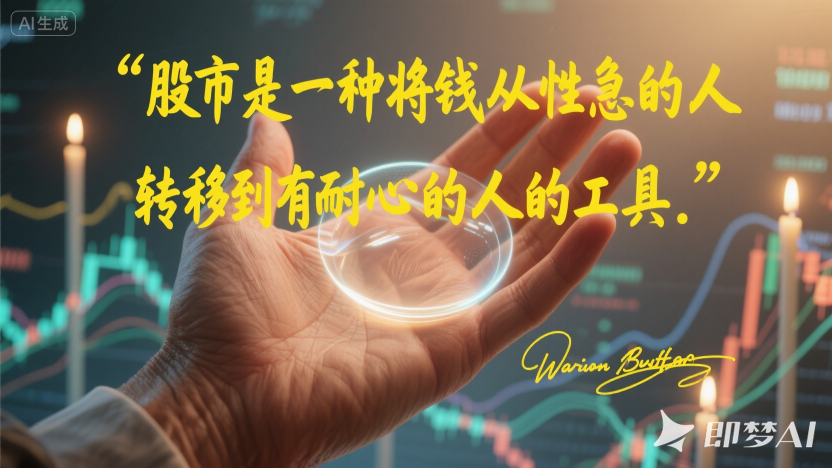
#> input picture src/input_images/jimeng-2025-09-10-7584-Main Description_ A close-up of a hand h....png, 1664 x 936 px, found by its file name (shown at 1/2 size); its folder holds only this picture in this run
$ python qsy_tp_jm_shorts_multi.py
#> lines starting #> are read from the running program, lines starting #| are printed output that depends on the picture; after the words box and inside, x2 and y2 are one past the last pixel; in counts of white or black regions, pixels touching at a corner belong together
import cv2
import os
import numpy as np
import json

folder = 'input_images/'
output_folder = 'output_images/'
config_file = 'watermark_config.json'

# 创建输出文件夹（如果不存在）
if not os.path.exists(output_folder):
    os.makedirs(output_folder)

# 默认水印区域配置 - 支持多个水印点
# 1. 17 , 21
# 2. 177 , 82
# 3. 714 , 1581
# 4. 913 , 1637
default_watermarks = [
    {
        "name": "右下角水印1",
        "coordinates": [17, 21, 177, 82],  # [x1, y1, x2, y2]
        "enabled": True
    },
    {
        "name": "水印点2",
        "coordinates": [714, 1581, 913, 1637],  # [x1, y1, x2, y2]
        "enabled": True
    }
]

def load_watermark_config():
    """加载水印配置文件，如果不存在则创建默认配置"""
    if os.path.exists(config_file):
        try:
            with open(config_file, 'r', encoding='utf-8') as f:
#> (reads src/qsy/watermark_config.json from the repository)
                config = json.load(f)
                print(f"已加载配置文件: {config_file}")
                return config.get('watermarks', default_watermarks)
        except Exception as e:
            print(f"配置文件加载失败: {e}，使用默认配置")
            return default_watermarks
    else:
        # 创建默认配置文件
        config = {
            "description": "水印区域配置文件",
            "watermarks": default_watermarks
        }
        try:
            with open(config_file, 'w', encoding='utf-8') as f:
                json.dump(config, f, ensure_ascii=False, indent=2)
            print(f"已创建默认配置文件: {config_file}")
        except Exception as e:
            print(f"创建配置文件失败: {e}")
        return default_watermarks

def process_watermarks(img, watermarks):
    """处理多个水印区域"""
    h, w = img.shape[:2]
    result_img = img.copy()

    for i, watermark in enumerate(watermarks):
        if not watermark.get('enabled', True):
            print(f"跳过禁用的水印: {watermark.get('name', f'水印{i+1}')}")
            continue

        coords = watermark['coordinates']
        if len(coords) != 4:
            print(f"水印 {watermark.get('name', f'水印{i+1}')} 坐标格式错误，跳过")
            continue

        x1, y1, x2, y2 = coords

        # 调整坐标以适应图片尺寸
        x1_adj = max(0, min(x1, w-1))
        y1_adj = max(0, min(y1, h-1))
        x2_adj = max(x1_adj+1, min(x2, w))
        y2_adj = max(y1_adj+1, min(y2, h))

        # 检查坐标有效性
        if x1_adj >= x2_adj or y1_adj >= y2_adj:
            print(f"水印 {watermark.get('name', f'水印{i+1}')} 坐标无效，跳过")
            continue

        # 创建掩码
        mask = np.zeros(img.shape[:2], np.uint8)
        cv2.rectangle(mask, (x1_adj, y1_adj), (x2_adj-1, y2_adj-1), 255, -1)

        # 使用修复算法去除水印
        dst = cv2.inpaint(result_img, mask, 3, cv2.INPAINT_TELEA)
        result_img = dst

        print(f"已处理水印: {watermark.get('name', f'水印{i+1}')} - 坐标: ({x1_adj},{y1_adj}) 到 ({x2_adj-1},{y2_adj-1})")

    return result_img

# 加载水印配置
watermarks = load_watermark_config()

print(f"共加载 {len(watermarks)} 个水印配置")
for i, wm in enumerate(watermarks):
    status = "启用" if wm.get('enabled', True) else "禁用"
    print(f"  {i+1}. {wm.get('name', f'水印{i+1}')} - {status}")

# 处理图片
processed_count = 0
for filename in os.listdir(folder):
    if filename.lower().endswith(('.png', '.jpg', '.jpeg', '.bmp', '.tiff')):
        img_path = os.path.join(folder, filename)
        img = cv2.imread(img_path)
#> img is the input picture: shape (936, 1664, 3); mean B, G, R 83.4, 108.4, 123.9

        if img is not None:
            print(f"\n开始处理: {filename}")
            # 处理多个水印
            result_img = process_watermarks(img, watermarks)
#> after the loop in process_watermarks, `for i, watermark in enumerate(watermarks):`:
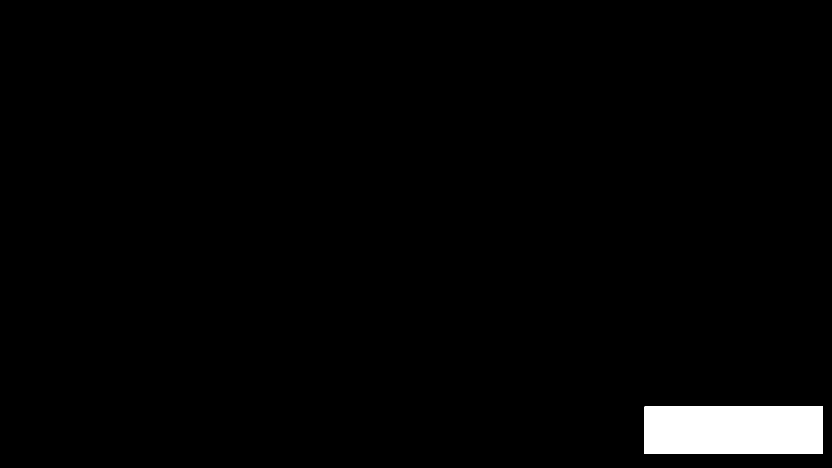
#> mask: shape (936, 1664) (shown at 1/2 size); 2.2% white; 1 white region, box (x1, y1, x2, y2) and area: (1289, 813, 1646, 908) 33915

            # 保存处理后的图片
            output_path = os.path.join(output_folder, filename)
            cv2.imwrite(output_path, result_img)
            print(f"已保存: {filename}")
            processed_count += 1
        else:
            print(f"无法读取图片: {filename}")
    else:
        print(f"跳过非图片文件: {filename}")

print(f"\n处理完成！共处理了 {processed_count} 张图片")
